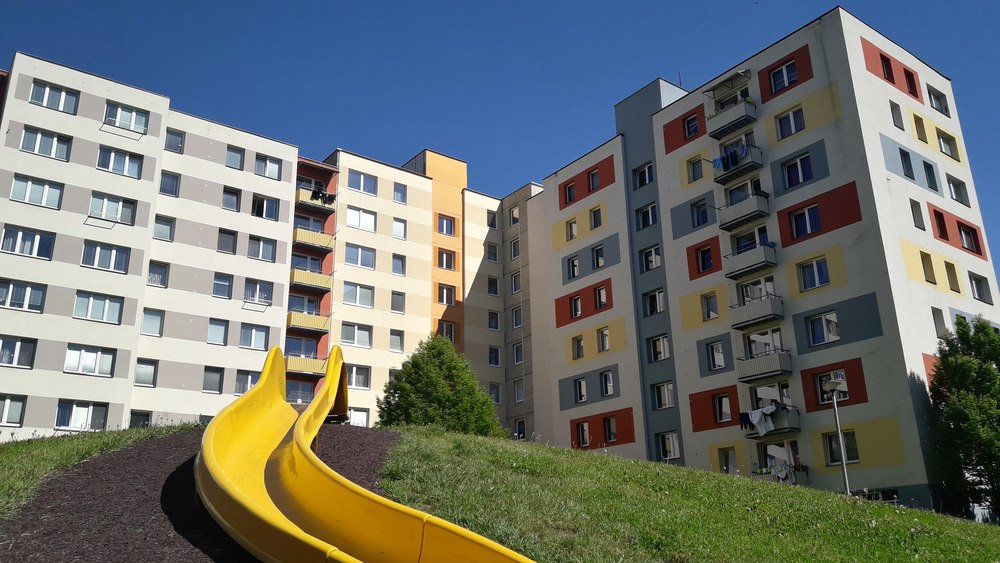
#> input picture images/image.jpg, 1000 x 563 px
$ python -i line_segments.py   (imports and definitions only)   (older library calls are emulated)
#> lines starting #> are read from the running program, lines starting #| are printed output that depends on the picture; after the words box and inside, x2 and y2 are one past the last pixel; in counts of white or black regions, pixels touching at a corner belong together
### image_geometry/geometry.py
""" Various geometry related functions
"""

import numpy as np


def wpca(X, w):
    """ Weighted PCA """
    U,E,_ = np.linalg.svd(X.T @ np.diag(w) @ X) # '@' is matrix multiplication
    return U, E


# [58 lines left out: functions homogenous, scale_homogenous, inclination, closest_point_lsq, image_point_to_world_coordinates, not called in this run]

def world_point_to_image_coordinates(W, focal, pp, pixel_size):
    image_coord = [-focal*W[0]/(W[2]*pixel_size) + pp[0],focal*W[1]/(W[2]*pixel_size) + pp[1]]
    return image_coord

### image_geometry/line_segments.py
"""
Gradient based line segment detection

Author: Roman Juranek <ijuranek@fit.vutbr.cz>
"""


import logging
from collections import defaultdict

import numpy as np
import scipy.ndimage as ni
from skimage.segmentation import flood

from .geometry import inclination, wpca


# [14 lines left out: functions triangle_kernel, smooth_image, not called in this run]


def gauss_deriv_kernel(size, sigma=1, phase=(0,0), direction="x"):
    assert direction in {"x","y"}, "Direction must be 'x' or 'y'"
    kx = np.arange(-size,size+1,1)-phase[0]
    ky = np.arange(-size,size+1,1)-phase[1]
    x, y = np.meshgrid(kx,ky)
    z = x if direction=="x" else y
    return (z / (2*np.pi*sigma**4)) * np.exp(-(x**2+y**2)/(2*sigma**2)).astype("f")


def fit_pca(X, weights=None):
    """ Fit line parameters to points using weighted PCA """
    if weights is None:
        weights = np.ones(X.shape[0])
    A = np.mean(X*weights.reshape(-1,1), axis=0) / weights.mean()  # A - anchor point
    U, E = wpca(X-A, weights/weights.sum())
    return A, U, E


class LineSegments:
    """
    A set of line segments defined by their coordinates with arbitrary user-defined fields
    """
    def __init__(self, C:np.ndarray, **kwargs):
        """
        Init new instance with a matrix of endpoint coordinates

        Inputs
        ------
        C : ndarray
            (N,4) matrix with (x1,y1,x2,y2) coordinates of endpoints
        kwargs :
            optional parameters with fields

        Example
        -------
        L = LineSegments(np.random.rand(10,4), weight=np.random.rand(10))  # 10 random lines with field weight
        """
        if not isinstance(C,np.ndarray):
            raise TypeError("Coordinates must be a numpy array")
        if C.ndim != 2 or C.shape[1] != 4:
            raise ValueError("Coordinates must be a matrix with 4 columns")
        self.C = np.atleast_2d(C.copy())
        self.fields = dict()
        for field,value in kwargs.items():
            self.set_field(field, value)
    @staticmethod
    def fit_segment(X:np.ndarray, W:np.ndarray):
        """Fit a single line segment to points"""
        A, U, E = fit_pca(X, W)
        D = U[np.argmax(E)]  # D - direction vector |D|=1
        N = U[np.argmin(E)]  # N - normal vector |N|=1
        t = np.dot(A-X, D)   # projection of X to direction vector - A + t*D is the projection coordinates
        e = np.dot(A-X, N)
        x1,y1  = A - D * t.min()
        x2,y2  = A - D * t.max()
        return [x1,y1,x2,y2], np.abs(e).max(), W.mean()
    @staticmethod
    def fit(iterable) -> "LineSegments":
        """Fit multiple line segments and return instance of LineSegments.

        Exceptions may be raised when nonconforming tuple item,
        or wrong shapes of arrays is encountered.

        Input
        -----
        iterable:
            An iterable object providing (X, W) tuples where X is a
            numpy array with pointw and W array with point weights.

        Output
        ------
        L : LineSegments
            New instance of LineSegments with line segments fitted to
            the points in the input iterable. It contains fields "width"
            and "weight".

        See also
        --------
        LineSegments.fit_segment - used internally fot segment fitting
        """
        coords, width, weight = zip(*(LineSegments.fit_segment(X, W) for X,W in iterable))
        L = LineSegments(np.array(coords), width=np.array(width), weight=np.array(weight))
        return L
    # [27 lines left out: functions from_dict, concatenate, to_dict, not called in this run]
    def __len__(self) -> int:
        """Get number of line segments"""
        return self.C.shape[0]
    # [22 lines left out: functions __getitem__, cat, normalized, not called in this run]
    def coordinates(self) -> np.ndarray:
        """Get coordinates as (N,4) matrix"""
        return self.C
    # [39 lines left out: functions endpoints, anchor, length, normal, direction, homogeneous, not called in this run]
    # inclination
    def inclination(self, p) -> np.ndarray:
        return inclination(self.anchor(), self.normal(), p)
    #
    def _validate_field(self, v:np.ndarray) -> bool:
        if not isinstance(v, np.ndarray):
            raise TypeError("Only numpy arrays are supported for fields")
        if v.shape[0] != len(self):
            raise ValueError(f"Expected {len(self)} items, {v.shape[0]} passed")
    # get_field
    def get_field(self, field) -> np.ndarray:
        return self.fields[field]
    # set_field
    def set_field(self, field, value, overwrite=True):
        self._validate_field(value)
        if not overwrite and field in self.fields:
            raise KeyError(f"Field {field} already present")
        self.fields[field] = value.copy()
    def has_field(self, field) -> bool:
        return field in self.fields
    def get_fields(self):
        return self.fields.keys()

import redis


# [14 lines left out: functions set_numpy, get_numpy, not called in this run]

class LineCache:
    """Redis cache"""
    def __init__(self, r:redis.Redis):
        self.r = r

    @staticmethod
    def compose_key(dataset, image_id, method):
        return f"{dataset}:{image_id}:{method}"

    # [21 lines left out: functions __setitem__, __getitem__, not called in this run]


def fit_line_segments(components, mag, min_size=50, max_size=10000, scale=1):
    """ Fit line segments on image components and return instance of LineSegments """
    def line_support():
        for c in components:
            X = c["X"]
            if min_size < X.shape[0] < max_size:
                yield X*scale, mag[X[:,1], X[:,0]]
    return LineSegments.fit(line_support())


def mask_borders(image, b, value):
    """ Set image borders to a value """
    if b > 0:
        image[:,:b] = value
        image[:,-b:] = value
        image[:b,:] = value
        image[-b:,:] = value


def find_line_segments_ff(image,
                          mask=None,
                          seed_radius=7,
                          border_size=4,
                          n_bins=8,
                          mag_ratio = 0.9,
                          mag_tol=0.3,
                          return_internals=False):
    """ Detect line segments

    The algotithm processds in this steps:
    * Calculate gradients and gradient magnitude and optionally downsample
    * Get seed points as local maximas of magnitude
    * Assign each seed point to an orientation bin based on its orientation
    * For each bin:
      * Calculate gradient magnitude for the bin orientation
      * From each seed point trace pixels using flood function
      * Fit line to the traced pixels and calculate endpoints

    Input
    -----
    image : ndarray
        The input image with shape (H,W). Image is converted to float and
        normalized to 0-1 range.
    block_size : int
        Aggregation factor - image gradients and magnitude is downscaled
        by this factor before detecting lines in oder to increaseprocessing
        speed and reduce possible noise. Higher values lead to less precise
        lines.
    n_bins : int
        Number of orientation bins in which lines are traced.
    mag_ratio : float
        Ratio of
    mag_tol : float
    return_internals : bool
        Instead of line segments, return internal variables - gradients, etc.

    Output
    ------
    lines: An instance of LineSegments or, if return_internals=True, a dict with
        internal stuff of the line traing algorithm

    Example
    -------

    """
#> called with seed_radius = 7, border_size = 4, n_bins = 8, mag_ratio = 0.9, mag_tol = 0.3, return_internals = False
    image = image.astype("f") / image.max()

    logging.debug(f"Calculating gradients and edge magnitudes")
    KX = gauss_deriv_kernel(2,1,direction="x")
    KY = gauss_deriv_kernel(2,1,direction="y")
    dx = ni.correlate(image, KX)
    dy = ni.correlate(image, KY)
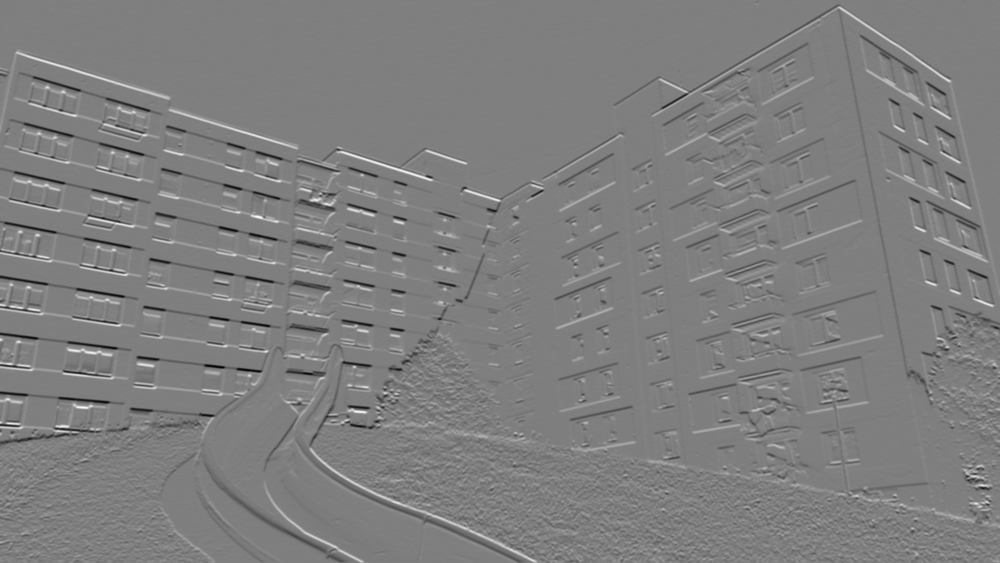
#> dy: shape (563, 1000) float32; min -0.275, max 0.277, mean -2.75e-05; drawn with min black and max white
    mask_borders(dx, border_size, 0)
#> in mask_borders, `image[:,-b:] = value`: image: shape (563, 1000) float32; min -0.304, max 0.311, mean -0.000168
#> in mask_borders, `image[:b,:] = value`: image: shape (563, 1000) float32; min -0.304, max 0.311, mean -0.000168
#> in mask_borders, `image[-b:,:] = value`: image: shape (563, 1000) float32; min -0.304, max 0.311, mean -0.000169
    mask_borders(dy, border_size, 0)
#> in mask_borders (call 2), `image[:,-b:] = value`: image: shape (563, 1000) float32; min -0.275, max 0.277, mean -2.87e-05
#> in mask_borders (call 2), `image[:b,:] = value`: image: shape (563, 1000) float32; min -0.275, max 0.277, mean -3.08e-05
#> in mask_borders (call 2), `image[-b:,:] = value`: image: shape (563, 1000) float32; min -0.275, max 0.277, mean -2.33e-05
    mag = np.sqrt(dx*dx + dy*dy)
    if mask is not None:
        mag *= mask

    # [6 lines of commented-out code are left out]

    logging.debug(f"Calculating oriented gradient magnitude (nbins={n_bins})")
    theta = np.linspace(0, np.pi, n_bins, endpoint=False)
    # seed_dir = np.array([dx[r,c], dy[r,c]]).T
    grad_dir = np.array([np.sin(theta), np.cos(theta)])
    # affinity = np.abs(seed_dir @ grad_dir)
    # grad_class = np.argmax(affinity, axis=1)
    grad_mag_arr = np.array([np.abs(dx*wx + dy*wy) for wx,wy in grad_dir.T], "f")
    grad_mag_ind = np.argmax(grad_mag_arr, axis=0)
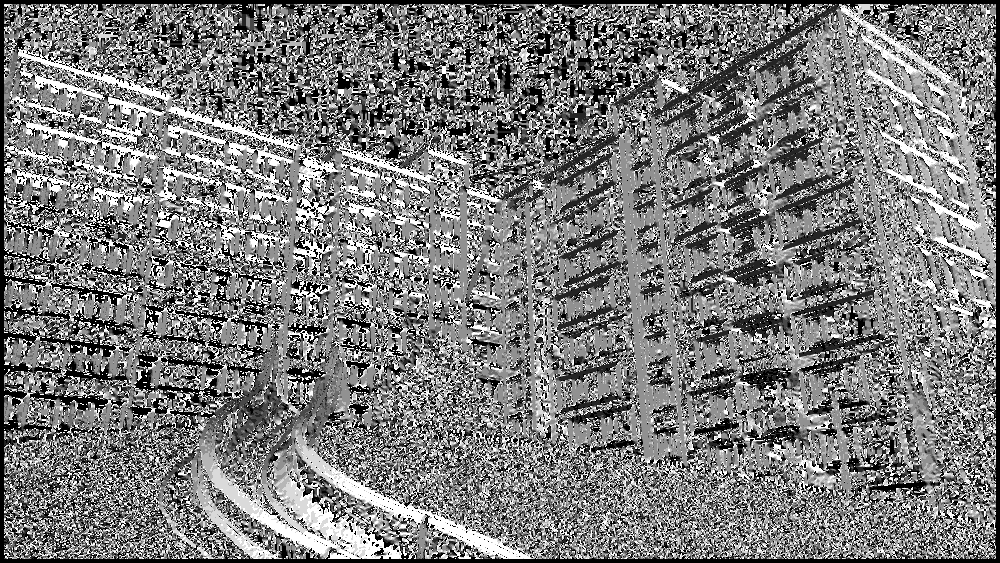
#> grad_mag_ind: shape (563, 1000) int64; min 0, max 7, mean 3.39; drawn with min black and max white

    logging.debug(f"Searching for seed points")
    mag_top = ni.maximum_filter(mag, seed_radius)
    seed_mask = (mag == mag_top)
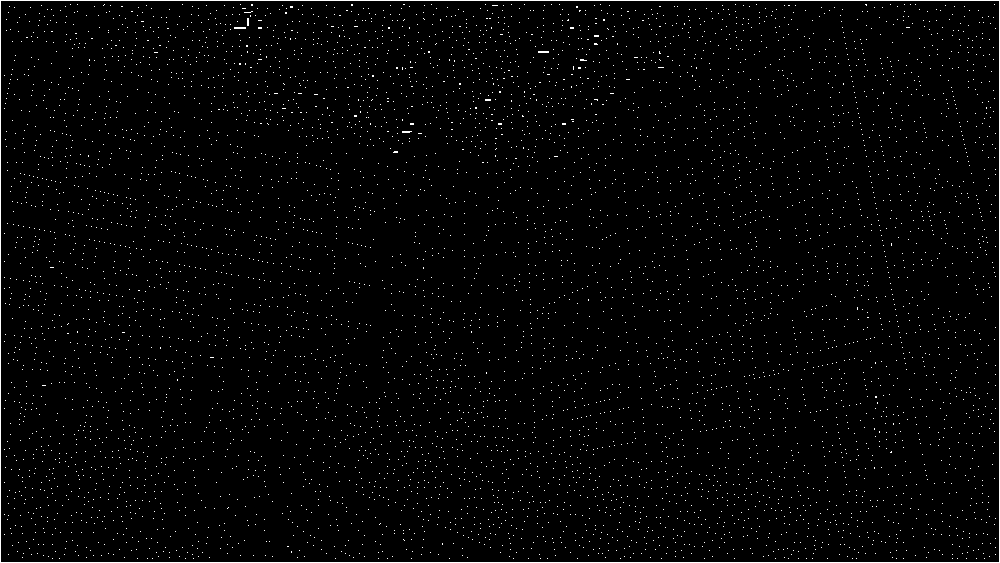
#> seed_mask: shape (563, 1000) bool; 1.7% white in thin lines or dots
    r,c = np.nonzero(seed_mask)
#> r = 9754 values from 0 to 562; c = 9754 values, max 999 at index 999, min 0 at index 0, mean 493.2
    seed_mag = mag[r,c]
#> seed_mag = 9754 values, max 0.312 at index 4189, min 0 at index 0, mean 0.0442
    grad_class = grad_mag_ind[r,c]
#> grad_class = 9754 values, max 7 at index 1008, min 0 at index 0, mean 2.14

    mag_threshold = (1-mag_ratio) * seed_mag.max()
#> mag_threshold = 0.0312
    seed_mask = seed_mag > mag_threshold
    logging.debug(f"{seed_mask.sum()} seed points found (total {r.size})")
    r = r[seed_mask]
#> r = 3784 values from 7 to 558
    c = c[seed_mask]
#> c = 3784 values, max 995 at index 1348, min 4 at index 81, mean 507.4
    seed_mag = seed_mag[seed_mask]
#> seed_mag = 3784 values, max 0.312 at index 821, min 0.0312 at index 2787, mean 0.11
    grad_class = grad_class[seed_mask]
#> grad_class = 3784 values, max 7 at index 1, min 0 at index 144, mean 3.55

    logging.debug(f"Sorting seed points")
    seed_order = np.argsort(seed_mag)[::-1]
#> seed_order = 3784 values, max 3783 at index 3500, min 0 at index 1500, mean 1891.5
    r = r[seed_order]
#> r = 3784 values, max 558 at index 458, min 7 at index 1500, mean 341.4
    c = c[seed_order]
#> c = 3784 values, max 995 at index 234, min 4 at index 76, mean 507.4
    seed_mag = seed_mag[seed_order]
#> seed_mag = 3784 values, max 0.312 at index 0, min 0.0312 at index 3783, mean 0.11
    grad_class = grad_class[seed_order]
#> grad_class = 3784 values, max 7 at index 9, min 0 at index 14, mean 3.55

    logging.debug("Tracing lines")
    found = np.zeros_like(mag,"i")
    components = []

    grad_images = []

    for g, grad_mag in enumerate(grad_mag_arr):
        bin_mask = ni.binary_dilation(grad_mag_ind==g, iterations=2)
        grad_image = grad_mag * bin_mask
        grad_images.append(grad_image)
#> this loop made 8 passes
#> pass 1, in find_line_segments_ff, `bin_mask = ni.binary_dilation(grad_mag_ind==g, iterations=2)`:
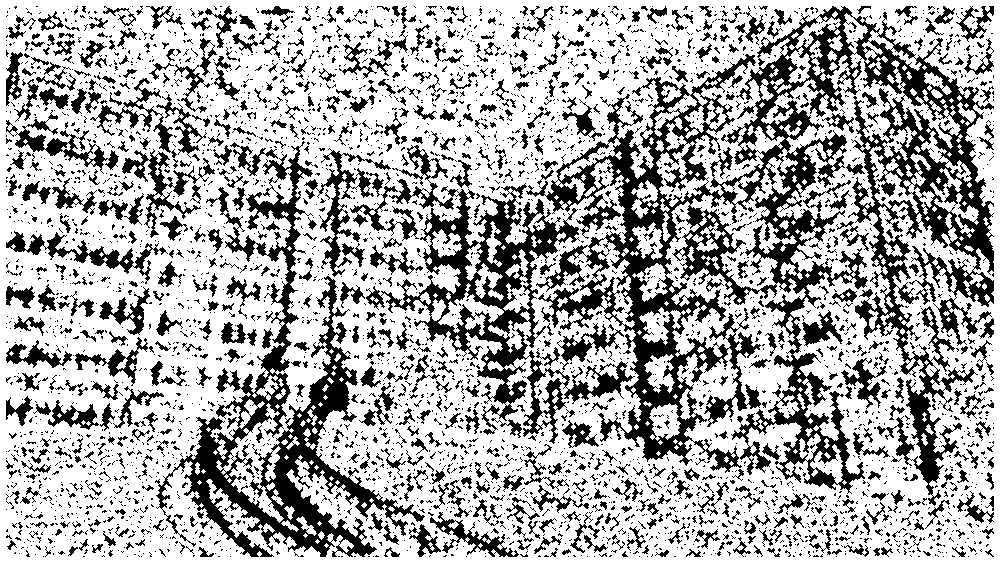
#> bin_mask: shape (563, 1000) bool; 68.2% white; 3802 black regions (3128 under 20 px), largest, box (x1, y1, x2, y2) and area: (526, 6, 994, 506) 65569, (155, 141, 425, 557) 20774, (366, 145, 635, 444) 15191
#> pass 1, in find_line_segments_ff, `grad_image = grad_mag * bin_mask`:
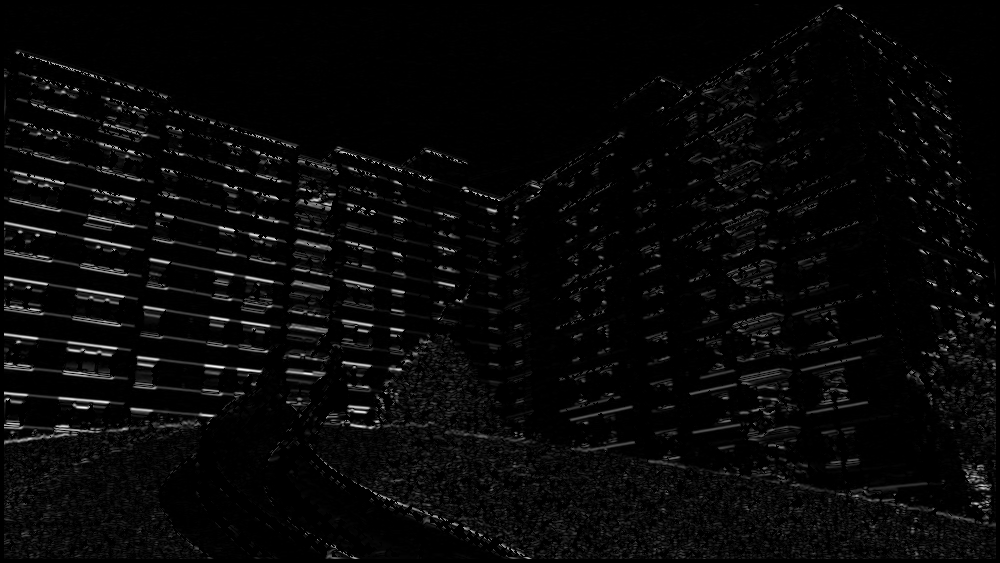
#> grad_image: shape (563, 1000) float32; min 0, max 0.277, mean 0.00885; drawn with min black and max white
#> after the loop, grad_images = 8 items
        #seed_idx = grad_class == g

    #for i,seed in enumerate(zip(r[seed_idx],c[seed_idx]),start=found.max()+1):
    for i,seed in enumerate(zip(r,c,grad_class,seed_mag)):
        a,b,seed_bin,seed_mag = seed
        if found[a,b]:
            continue
        tol = seed_mag * mag_tol
        component = flood(grad_images[seed_bin], (a,b), tolerance=tol, selem=np.ones( (3,3) ) )
        found[component] = i
        inds = np.nonzero(component)
        component_points = np.array((inds[1], inds[0]),"i").T
        components.append({"X": component_points, "seed_point": seed})
#> this loop made 3784 passes
#> (a, b, seed_bin, seed_mag, tol, inds) on passes 1 to 3: (207, 263, 4, 0.312, 0.0935, 21 positions, rows 202 to 215, columns 262 to 264), (178, 296, 4, 0.305, 0.0915, 40 positions, rows 162 to 189, columns 295 to 297), (207, 294, 4, 0.296, 0.0888, 38 positions, rows 202 to 228, columns 293 to 295)
#> pass 1, in find_line_segments_ff, `component = flood(grad_images[seed_bin], (a,b), tolerance=tol, selem=n..`:
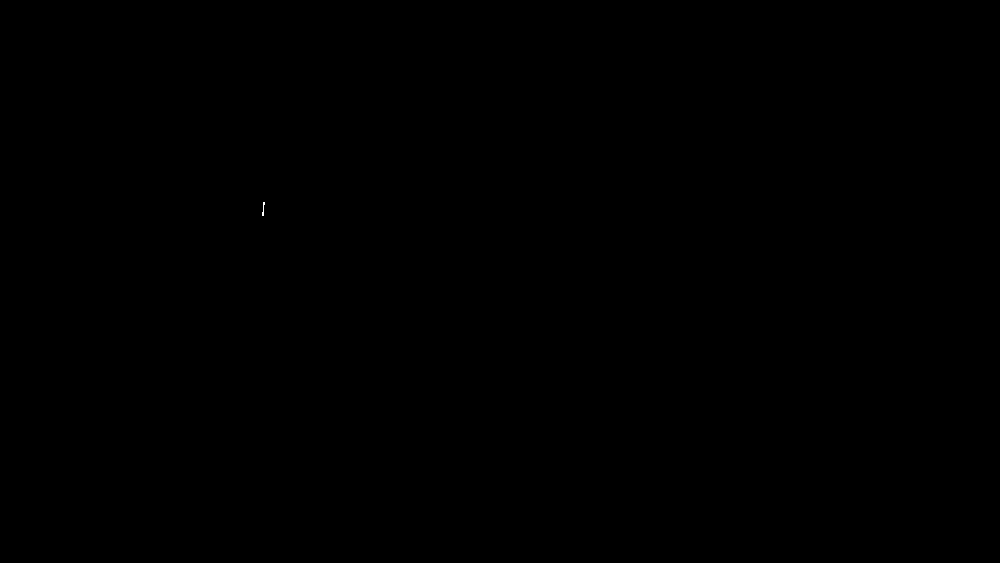
#> component: shape (563, 1000) bool; 0% white in thin lines or dots, all inside (x1, y1, x2, y2) = (262, 202, 265, 216)
#> after the loop: component: shape (563, 1000) bool; 0% white in thin lines or dots, all inside (x1, y1, x2, y2) = (572, 464, 573, 466)
#> after the loop:
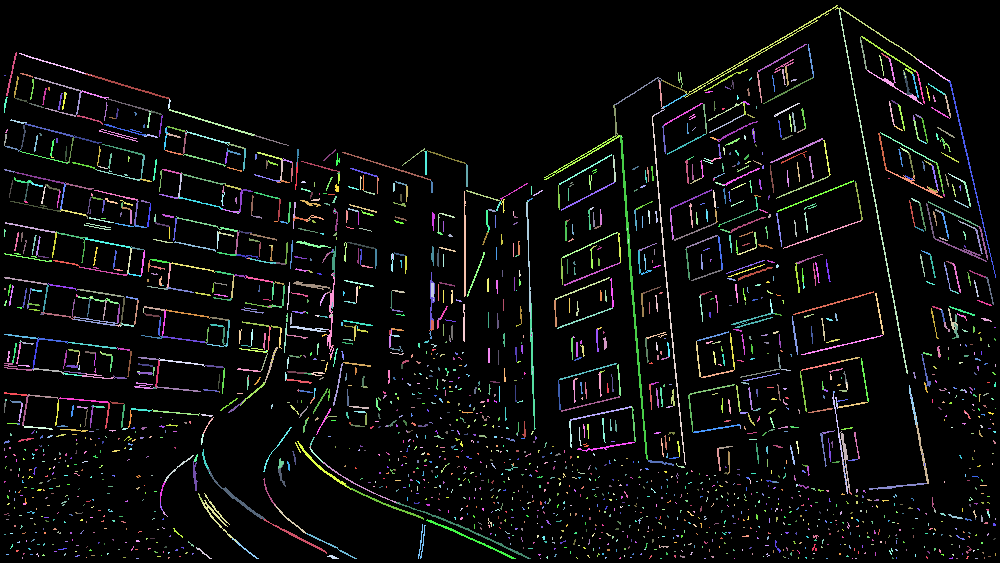
#> found: shape (563, 1000) int32; 2394 distinct labels, from 0 to 3783; one colour per label, 0 black
#> after the loop, components = 2471 items

    logging.debug("Calculating segment parameters")
    segments = fit_line_segments(components, mag, min_size=10, scale=1)

    if return_internals:
        return {
            "dx":dx, "dy":dy, "mag":mag, "mag_ind": grad_mag_ind,
            "seed_points": [r,c],
            "seed_grad_class": grad_class,
            "grad_dir": grad_dir,
            "segment_labels": found,
            "components": components,
            "segments" : segments,
        }
    else:
        return segments

>>> import cv2
>>> picture = cv2.imread('../images/image.jpg', cv2.IMREAD_GRAYSCALE)
>>> result = find_line_segments_ff(picture)
